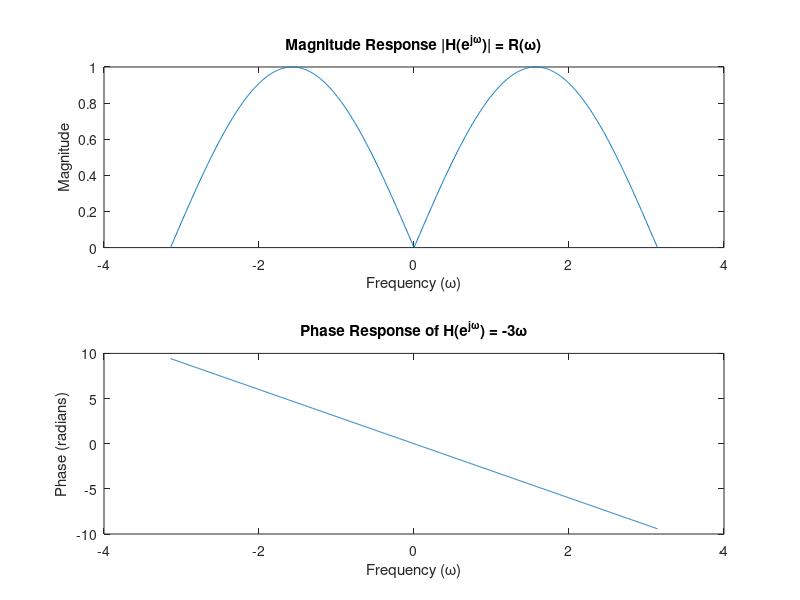

This chart was generated by the following MATLAB code:
% Frequency axis
omega = linspace(-pi, pi, 1000);

% Define the magnitude response R(omega)
R = abs(sin(omega)); % Example magnitude response (you can use any function for R(omega))

% Phase shift term e^(-j3*omega) introduces a linear phase shift
phase_shift = -3 * omega;

% H(e^jω) has the same magnitude as R(omega) but with a phase shift
H_magnitude = R; % Magnitude remains the same
H_phase = phase_shift; % Phase is affected by the -3ω term

% Plot the magnitude and phase responses
figure;

% Plot the magnitude response
subplot(2,1,1);
plot(omega, H_magnitude);
title('Magnitude Response |H(e^{j\omega})| = R(\omega)');
xlabel('Frequency (\omega)');
ylabel('Magnitude');

% Plot the phase response
subplot(2,1,2);
plot(omega, H_phase);
title('Phase Response of H(e^{j\omega}) = -3\omega');
xlabel('Frequency (\omega)');
ylabel('Phase (radians)');
